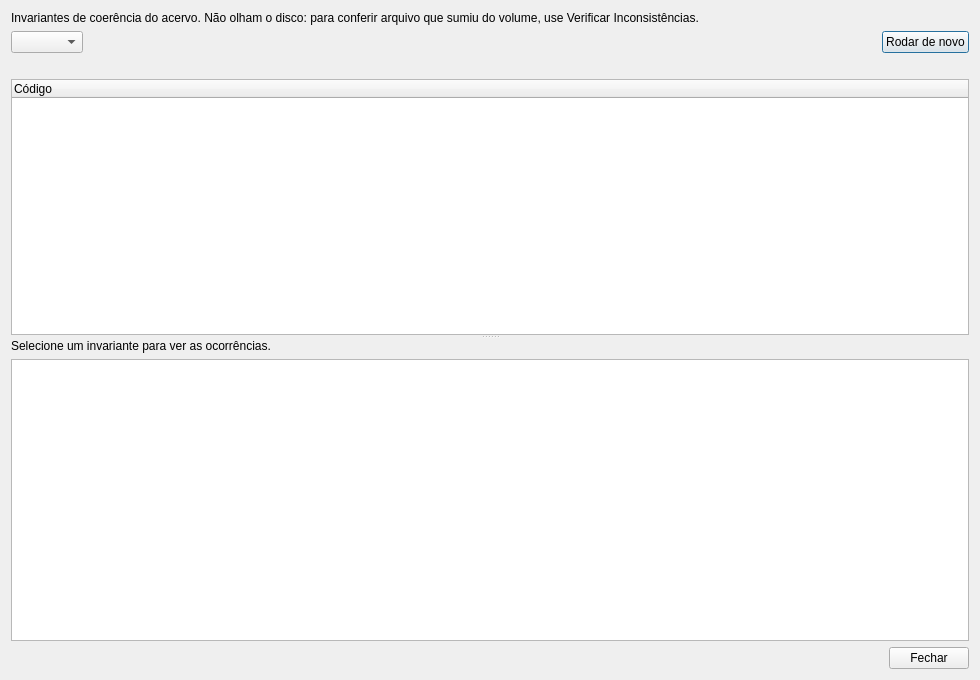
<?xml version="1.0" encoding="UTF-8"?>
<!-- Path: gui\auditoria\auditoria_dialog.ui -->
<ui version="4.0">
 <class>AuditoriaDialog</class>
 <widget class="QDialog" name="AuditoriaDialog">
  <property name="geometry">
   <rect>
    <x>0</x>
    <y>0</y>
    <width>980</width>
    <height>680</height>
   </rect>
  </property>
  <property name="windowTitle">
   <string>Auditoria do acervo</string>
  </property>
  <layout class="QVBoxLayout" name="verticalLayout">
   <item>
    <widget class="QLabel" name="infoLabel">
     <property name="text">
      <string>Invariantes de coerência do acervo. Não olham o disco: para conferir arquivo que sumiu do volume, use Verificar Inconsistências.</string>
     </property>
     <property name="wordWrap">
      <bool>true</bool>
     </property>
    </widget>
   </item>
   <item>
    <layout class="QHBoxLayout" name="filtroLayout">
     <item>
      <widget class="QComboBox" name="severidadeComboBox"/>
     </item>
     <item>
      <spacer name="horizontalSpacer">
       <property name="orientation">
        <enum>Qt::Horizontal</enum>
       </property>
       <property name="sizeHint" stdset="0">
        <size>
         <width>40</width>
         <height>20</height>
        </size>
       </property>
      </spacer>
     </item>
     <item>
      <widget class="QPushButton" name="rodarButton">
       <property name="text">
        <string>Rodar de novo</string>
       </property>
      </widget>
     </item>
    </layout>
   </item>
   <item>
    <widget class="QLabel" name="statusLabel">
     <property name="text">
      <string/>
     </property>
     <property name="wordWrap">
      <bool>true</bool>
     </property>
    </widget>
   </item>
   <item>
    <widget class="QSplitter" name="splitter">
     <property name="orientation">
      <enum>Qt::Vertical</enum>
     </property>
     <widget class="QTreeWidget" name="invariantesTree">
      <property name="rootIsDecorated">
       <bool>false</bool>
      </property>
      <property name="alternatingRowColors">
       <bool>true</bool>
      </property>
      <column>
       <property name="text">
        <string>Código</string>
       </property>
      </column>
     </widget>
     <widget class="QWidget" name="amostraWidget">
      <layout class="QVBoxLayout" name="amostraLayout">
       <item>
        <widget class="QLabel" name="amostraLabel">
         <property name="text">
          <string>Selecione um invariante para ver as ocorrências.</string>
         </property>
         <property name="wordWrap">
          <bool>true</bool>
         </property>
        </widget>
       </item>
       <item>
        <widget class="QTableWidget" name="amostraTable"/>
       </item>
      </layout>
     </widget>
    </widget>
   </item>
   <item>
    <layout class="QHBoxLayout" name="botoesLayout">
     <item>
      <spacer name="horizontalSpacer2">
       <property name="orientation">
        <enum>Qt::Horizontal</enum>
       </property>
       <property name="sizeHint" stdset="0">
        <size>
         <width>40</width>
         <height>20</height>
        </size>
       </property>
      </spacer>
     </item>
     <item>
      <widget class="QPushButton" name="fecharButton">
       <property name="text">
        <string>Fechar</string>
       </property>
      </widget>
     </item>
    </layout>
   </item>
  </layout>
 </widget>
 <resources/>
 <connections/>
</ui>
